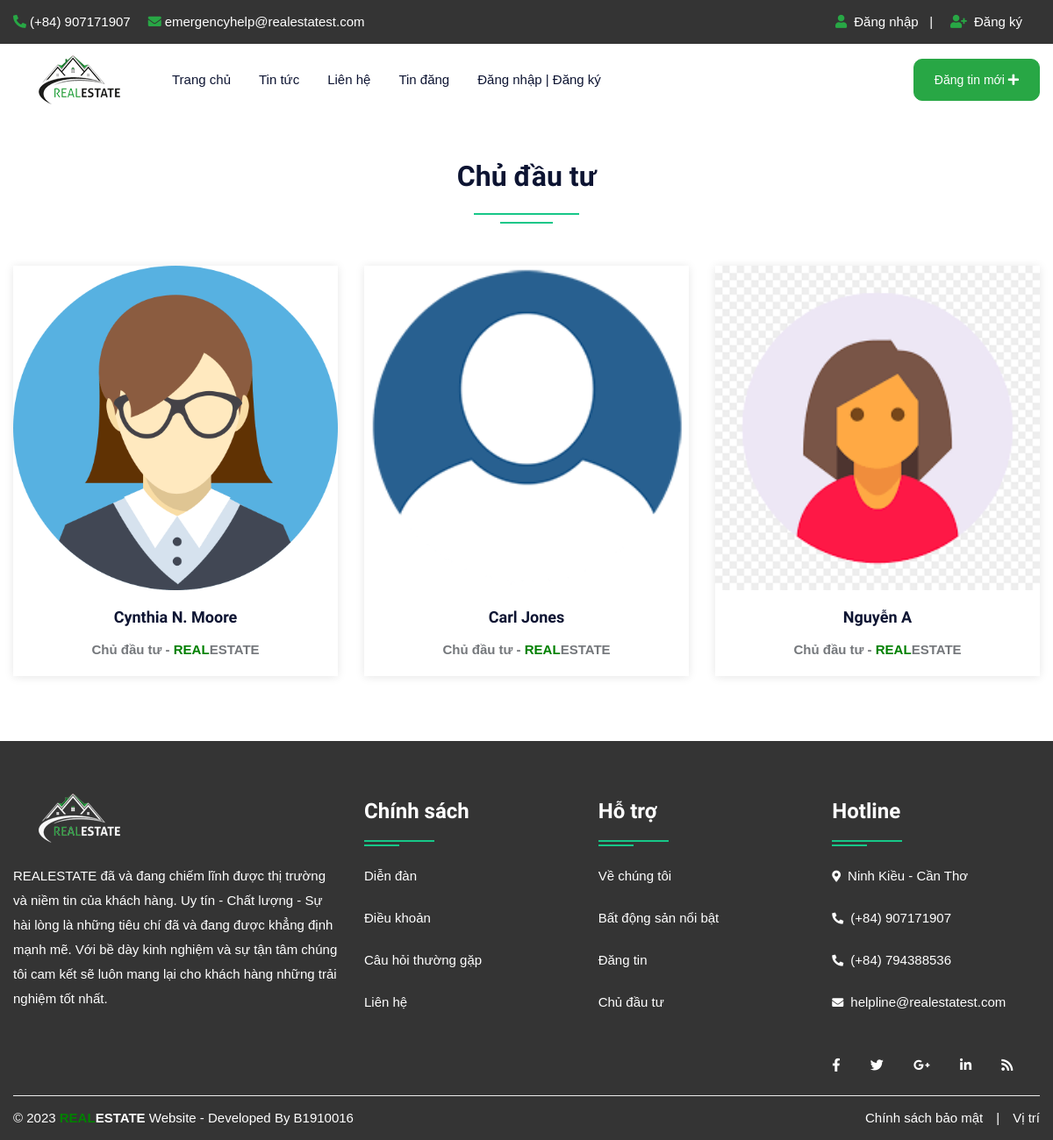
Page /agent.php on the committed database.
### tables this page shows
CREATE TABLE `user` (
  `uid` int(50) NOT NULL,
  `uname` varchar(100) NOT NULL,
  `uemail` varchar(100) NOT NULL,
  `uphone` varchar(20) NOT NULL,
  `upass` varchar(50) NOT NULL,
  `utype` varchar(50) NOT NULL,
  `uimage` varchar(300) NOT NULL
);

### agent.php (the view, shortened to what this page needs)
<!DOCTYPE html>
<html lang="en">
<head>
<link rel="stylesheet" type="text/css" href="css/bootstrap.min.css">
<link rel="stylesheet" type="text/css" href="css/bootstrap-slider.css">
<link rel="stylesheet" type="text/css" href="css/jquery-ui.css">
<link rel="stylesheet" type="text/css" href="css/layerslider.css">
<link rel="stylesheet" type="text/css" href="css/color.css" id="color-change">
<link rel="stylesheet" type="text/css" href="css/owl.carousel.min.css">
<link rel="stylesheet" type="text/css" href="css/font-awesome.min.css">
<link rel="stylesheet" type="text/css" href="fonts/flaticon/flaticon.css">
<link rel="stylesheet" type="text/css" href="css/style.css">
</head>
<body>
<div id="page-wrapper">
    <div class="row">
		<?php include("include/header.php");?>
        <div class="full-row">
            <div class="container">
				<div class="row">
                    <div class="col-lg-12">
                        <h2 class="text-secondary double-down-line text-center mb-5">Chủ đầu tư</h2>
                        </div>
                </div>
                <div class="row">
                    <?php
							$query=mysqli_query($con,"SELECT * FROM user WHERE utype='agent'");
								while($row=mysqli_fetch_array($query))
								{
                            ?>
                    <div class="col-md-6 col-lg-4">
                        <div class="hover-zoomer bg-white shadow-one mb-4">
                            <div class="overflow-hidden"> <img src="admin/user/<?php echo $row['6'];?>" alt="aimage"> </div>
                            <div class="py-3 text-center">
                                <h5 class="text-secondary hover-text-success"><a href="#"><?php echo $row['1'];?></a></h5>
                                <b>Chủ đầu tư - <span style="color:green ;">REAL</span>ESTATE</b> </div>
                        </div>
                    </div>
                    <?php } ?>
                </div>
            </div>
        </div>
		<?php include("include/footer.php");?>
    </div>
</div>
</body>
</html>

### include/header.php (shortened to what this page needs)
<header id="header" class="transparent-header-modern fixed-header-bg-white w-100">
            <div class="top-header bg-secondary">
                <div class="container">
                    <div class="row">
                        <div class="col-md-8">
                            <ul class="top-contact list-text-white  d-table">
                                <li><a href="#"><i class="fas fa-phone-alt text-success mr-1"></i>(+84) 907171907</a></li>
                                <li><a href="#"><i class="fas fa-envelope text-success mr-1"></i>emergencyhelp@realestatest.com</a></li>
                            </ul>
                        </div>
                        <div class="col-md-4">
                            <div class="top-contact float-right">
                                <ul class="list-text-white d-table">
								<li><i class="fas fa-user text-success mr-1"></i>
								<?php  if(isset($_SESSION['uemail']))
								{ ?>
								<a href="logout.php">Đăng xuất</a>&nbsp;&nbsp;<?php } else { ?>
								<a href="login.php">Đăng nhập</a>&nbsp;&nbsp;
								| </li>
								<li><i class="fas fa-user-plus text-success mr-1"></i><a href="register.php"> Đăng ký</li><?php } ?>
								</ul>
                            </div>
                        </div>
                    </div>
                </div>
            </div>
            <div class="main-nav secondary-nav hover-success-nav py-2">
                <div class="container">
                    <div class="row">
                        <div class="col-lg-12">
                            <nav class="navbar navbar-expand-lg navbar-light p-0"> <a class="navbar-brand position-relative" href="index.php"><img class="nav-logo" src="images/logo/restatelg.png" alt=""></a>
                                <div class="collapse navbar-collapse" id="navbarSupportedContent">
                                    <ul class="navbar-nav mr-auto">
                                        <li class="nav-item dropdown"> <a class="nav-link" href="index.php" role="button" aria-haspopup="true" aria-expanded="false">Trang chủ</a></li>
										<li class="nav-item"> <a class="nav-link" href="about.php">Tin tức</a> </li>
                                        <li class="nav-item"> <a class="nav-link" href="contact.php">Liên hệ</a> </li>
                                        <li class="nav-item"> <a class="nav-link" href="property.php">Tin đăng</a> </li>
										<?php  if(isset($_SESSION['uemail']))
										{ ?>
										<li class="nav-item dropdown">
											<a class="nav-link dropdown-toggle" href="#" role="button" data-toggle="dropdown" aria-haspopup="true" aria-expanded="false">Tài khoản</a>
											<ul class="dropdown-menu">
												<li class="nav-item"> <a class="nav-link" href="profile.php">Profile</a> </li>
												<li class="nav-item"> <a class="nav-link" href="feature.php">Quản lý tin đăng</a> </li>
												<li class="nav-item"> <a class="nav-link" href="logout.php">Đăng xuất</a> </li>
											</ul>
                                        </li>
										<?php } else { ?>
										<li class="nav-item"> <a class="nav-link" href="login.php">Đăng nhập | Đăng ký</a> </li>
										<?php } ?>
                                    </ul>
									<a class="btn btn-success d-none d-xl-block" style="border-radius: 10px;" href="submitproperty.php">Đăng tin mới <i class="fas fa-plus"></i></a>
                                </div>
                            </nav>
                        </div>
                    </div>
                </div>
            </div>
        </header>

### include/footer.php
<footer class="full-row bg-secondary p-0">
            <div class="container">
                <div  class="row">
                    <div class="col-lg-12">
                        <div class="divider py-40">
                            <div class="row">
                                <div class="col-md-12 col-lg-4">
                                    <div class="footer-widget mb-4">
                                        <div class="footer-logo mb-4"> <a href="#"><img class="logo-bottom" src="images/logo/restatelg_white.png" alt="image"></a> </div>
                                        <p class="pb-20 text-white">REALESTATE đã và đang chiếm lĩnh được thị trường và niềm tin của khách hàng. Uy tín - Chất lượng - Sự hài lòng là những tiêu chí đã và đang được khẳng định mạnh mẽ. Với bề dày kinh nghiệm và sự tận tâm chúng tôi cam kết sẽ luôn mang lại cho khách hàng những trải nghiệm tốt nhất. </p>
                                        </div>
                                </div>
                                <div class="col-md-12 col-lg-8">
                                    <div class="row">
                                        <div class="col-md-4 col-lg-4">
                                            <div class="footer-widget footer-nav mb-4">
                                                <h4 class="widget-title text-white double-down-line-left position-relative">Chính sách</h4>
                                                <ul class="hover-text-primary">
                                                    <li><a href="#" class="text-white">Diễn đàn</a></li>
                                                    <li><a href="#" class="text-white">Điều khoản</a></li>
                                                    <li><a href="#" class="text-white">Câu hỏi thường gặp</a></li>
                                                    <li><a href="contact.php" class="text-white">Liên hệ</a></li>
                                                </ul>
                                            </div>
                                        </div>
                                        <div class="col-md-4 col-lg-4">
                                            <div class="footer-widget footer-nav mb-4">
                                                <h4 class="widget-title text-white double-down-line-left position-relative">Hỗ trợ</h4>
                                                <ul class="hover-text-primary">
                                                    <li><a href="about.php" class="text-white">Về chúng tôi</a></li>
                                                    <li><a href="#" class="text-white">Bất động sản nổi bật</a></li>
                                                    <li><a href="#" class="text-white">Đăng tin</a></li>
                                                    <li><a href="agent.php" class="text-white">Chủ đầu tư</a></li>
                                                </ul>
                                            </div>
                                        </div>
                                        <div class="col-md-4 col-lg-4">
                                            <div class="footer-widget">
                                                <h4 class="widget-title text-white double-down-line-left position-relative">Hotline</h4>
                                                <ul class="text-white">
                                                    <li class="hover-text-primary"><i class="fas fa-map-marker-alt text-white mr-2 font-13 mt-1"></i>Ninh Kiều - Cần Thơ</li>
                                                    <li class="hover-text-primary"> <i class="fas fa-phone-alt text-white mr-2 font-13 mt-1"></i>(+84) 907171907</li>
													<li class="hover-text-primary"> <i class="fas fa-phone-alt text-white mr-2 font-13 mt-1"></i>(+84) 794388536</li>
                                                    <li class="hover-text-primary"><i class="fas fa-envelope text-white mr-2 font-13 mt-1"></i>helpline@realestatest.com</li>
                                                </ul>
                                            </div>
                                            <div class="footer-widget media-widget mt-4 text-white hover-text-primary"> <a href="#"><i class="fab fa-facebook-f"></i></a> <a href="#"><i class="fab fa-twitter"></i></a> <a href="#"><i class="fab fa-google-plus-g"></i></a> <a href="#"><i class="fab fa-linkedin-in"></i></a> <a href="#"><i class="fas fa-rss"></i></a> </div>
                                        </div>
                                    </div>
                                </div>
                            </div>
                        </div>
                    </div>
                </div>
                <div class="row copyright">
                    <div class="col-sm-6"> <span class="text-white">© <?php echo date('Y');?> <b><span style="color:green ;">REAL</span>ESTATE</b> Website - Developed By B1910016</span> </div>
                    <div class="col-sm-6">
                        <ul class="line-menu text-white hover-text-primary float-right">
                            <li><a href="#">Chính sách bảo mật</a></li>
                            <li>|</li>
                            <li><a href="#"> Vị trí</a></li>
                        </ul>
                    </div>
                </div>
            </div>
        </footer>

### css/color.css (style rules this page uses)
:root { --theme-ordinary-color: #74777b; }
:root { --theme-primary-color: #17c788; }
:root { --theme-secondary-color: #0d1432; }
:root { --theme-white-color: #fff; }
:root { --theme-light-color: #f8f8f8; }
:root { --theme-gray-color: #f5f5f5; }
:root { --theme-footer-color: #091b4b; }
:root { --theme-dark-color: #091b4b; }
:root { --text-light-color: #a3a7af; }
:root { --theme-primary-opacity-color: rgba(11, 191, 141, .8); }
:root { --theme-secondary-opacity-color: rgba(13,20,50,0.7); }
:root { --theme-white-opacity-color: rgba(255, 255, 255, 0.3); }
:root { --theme-dark-opacity-color: rgba(0, 0, 0, 0.5); }
:root { --theme-ordinary-font: 'Muli', sans-serif; }
:root { --theme-highlight-font: 'Comfortaa', cursive; }

### rows in the picture
user: uimage (placeholder picture), uname "Cynthia N. Moore"
user: uimage (picture), uname "Carl Jones"
user: uimage (picture), uname "Nguyễn A"
